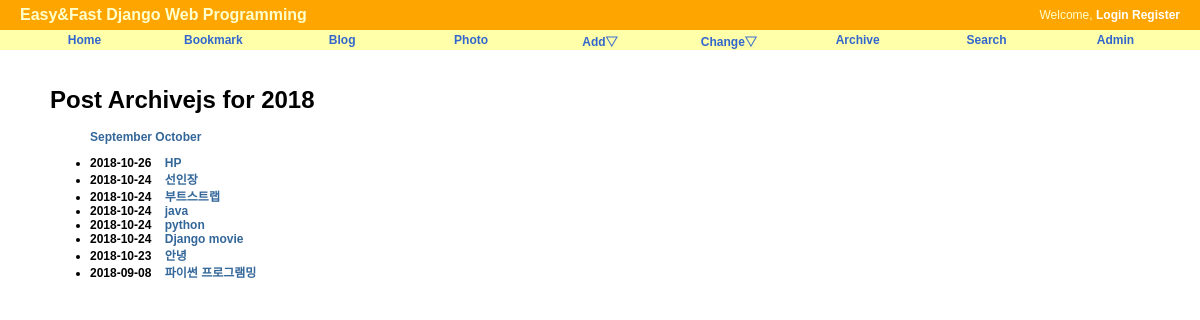
Screenshot of /blog/2018 with the database file from the repository.
### blog/models.py (models this page shows, shortened)
class Post(models.Model):
    title = models.CharField('TITLE',max_length=50)
    slug = models.SlugField('SLUG', unique=True, allow_unicode=True,help_text = 'one word for title alias.')
    description = models.CharField('DESCRIPTION',max_length=100,blank=True, null=True, help_text='simple description text.')
    content = models.TextField('CONTENT')
    create_date = models.DateTimeField('Create Date',auto_now_add =True)
    modify_date = models.DateTimeField('Modify Date', auto_now=True)
    owner = models.ForeignKey(User, null=True, on_delete=models.CASCADE)
    class Meta:
        verbose_name = 'post'
        verbose_name_plural = 'posts'
        db_table = 'blog_posts'
        ordering = ('-modify_date', )
    def get_absolute_url(self):
        return reverse('blog:post_detail', args=(self.slug,))

### blog/views.py (the view)
# urls.py: path('<int:year>',PostYAV.as_view(),name="post_year_archive"),
class PostYAV(YearArchiveView):
    model = Post
    date_field = 'modify_date'
    make_object_list = 'True'

### blog/templates/blog/post_archive_year.html (shortened to what this page needs)
{% extends "base.html" %}
{% block content%}
<div id="content">
<h1>Post Archivejs for {{ year|date:"Y" }} </h1>
<ul>
    {% for date in date_list %}
        <li style="display: inline;">
            <a href="{% url 'blog:post_month_archive' year|date:"Y" date|date:"b" %}">  {{date|date:"F"}} </a>
        </li>
    {% endfor %}
</ul>
<div>
    <ul>
        {% for post in object_list %}
            <li> {{post.modify_date |date:"Y-m-d"}} &nbsp;&nbsp;
                <a href ="{{ post.get_absolute_url }}"><strong> {{post.title}} </strong></a>
            </li>
        {% endfor %}
{% endblock %}

### static/css/base.css (style rules this page uses)
body { font-family: "Lucida Grande", Verdana, Arial, sans-serif; font-size: 12px; }
div#content { position: absolute; top: 70px; left: 50px; right: 50px; }
a:link, a:visited { color: #369; text-decoration: none; }

### rows the page displays
Post: modify_date "2018-10-26", title "HP"
Post: modify_date "2018-10-24", title "선인장"
Post: modify_date "2018-10-24", title "부트스트랩"
Post: modify_date "2018-10-24", title "java"
Post: modify_date "2018-10-24", title "python"
Post: modify_date "2018-10-24", title "Django movie"
Post: modify_date "2018-10-23", title "안녕"
Post: modify_date "2018-09-08", title "파이썬 프로그램밍"

### other values shown
{{ year|date:"Y" }} "2018"
{{ date|date:"F" }} "September" "October"
